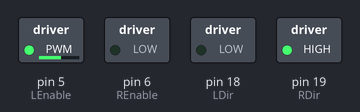
This sketch was run on a simulated Arduino Uno, built with avr-gcc and run on an emulated ATmega328P. Shown: switched loads named in the sketch (green lamp = pin HIGH).

Above: at 0.1 s.
Timing chart, 0 to 1.6 s (numbered marks = the images above):
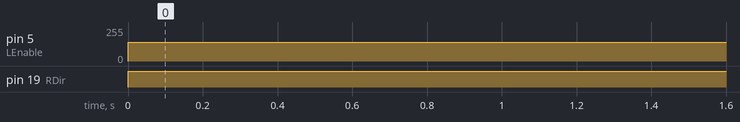

The sketch:

motor-config-front.ino
```cpp
//Code to rotate both Front motors in fwd direction
#define LEnable 5
#define LDir  18    //Direction pin low moves the bot forward
#define REnable 6
#define RDir  19  //Direction pin low moves the bot forward


void setup()
  {
  pinMode(REnable, OUTPUT);
  pinMode(RDir, OUTPUT);
  pinMode(LEnable, OUTPUT);
  pinMode(LDir, OUTPUT);
  Serial.begin(9600);
  }
void loop()
{
    analogWrite(REnable,0);
    digitalWrite(RDir,HIGH);
    analogWrite(LEnable,140);
    digitalWrite(LDir,LOW);
}
```

Measured:
- by itself, pin 5 (LEnable): 0/255 → 140/255 at 0.00 s
- by itself, pin 19 (RDir): LOW → HIGH at 0.00 s
